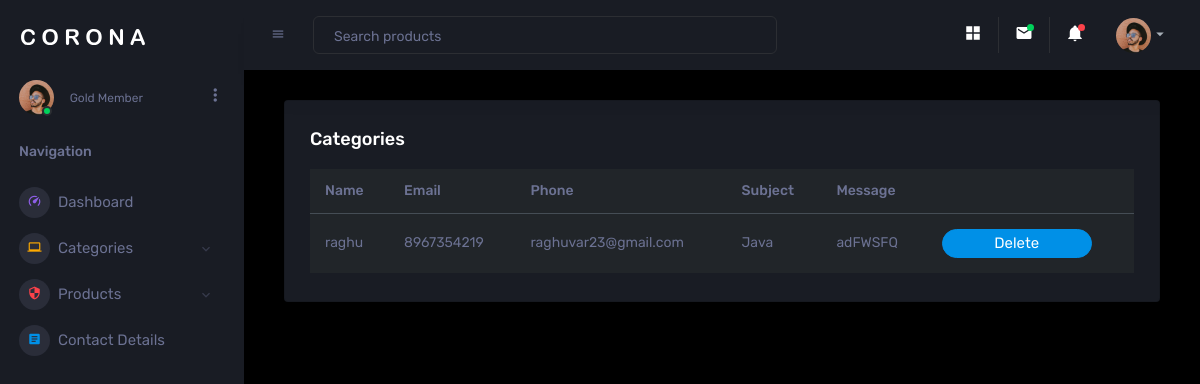
The app's page /contact_details/, older data.
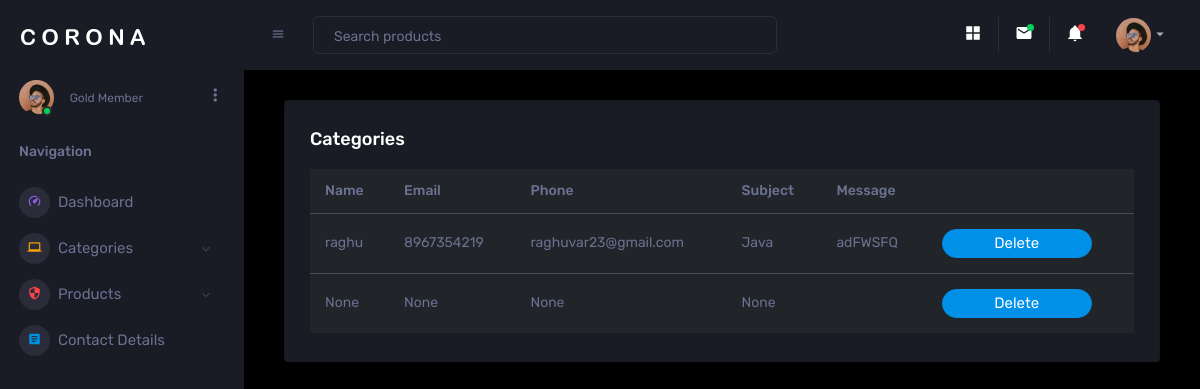
The same page, newer data.
### WebApp/models.py (models this page shows)
class ContactUsData(models.Model):
    Name=models.CharField( max_length=50,null=True,blank=True)
    Subject=models.CharField( max_length=50,null=True,blank=True)
    Email=models.EmailField( max_length=50,null=True,blank=True)
    Phone=models.IntegerField( null=True,blank=True)
    Message=models.TextField(null=True,blank=True)

### AdminApp/views.py (the view)
# urls.py: path('contact_details/',views.contact_details,name="contact_details"),
def contact_details(request):
    data=ContactUsData.objects.all()
    return render(request,'contact-details.html',{'data':data})

### AdminApp/templates/contact-details.html (shortened to what this page needs)
{%extends "dashboard.html"%}
{%block content%}
<html>
    <head></head>
    <body>
        <div class="col-lg-12 grid-margin stretch-card">
            <div class="card">
                  <div class="card-body">
                    <h4 class="card-title">Categories</h4>
                    <div class="table-responsive">
                      <table class="table table-dark">
                        <thead>
                          <tr>
                              <th> Name </th>
                              <th> Email </th>
                              <th> Phone </th>
                            <th> Subject </th>
                            <th> Message </th>
                          </tr>
                        </thead>
                        <tbody>
                          {%for i in data%}
                            <tr>
                              <td>{{i.Name}}</td>
                              <td>{{i.Phone}}</td>
                              <td>{{i.Email}}</td>
                              <td>{{i.Subject}}</td>
                              <td>{{i.Message}}</td>
                              <td>
                                <a href=""><button  type="button" class="btn btn-primary btn-rounded btn-fw">Delete</button></a>
                               </td>
                            </tr>
                            {%endfor%}
                        </tbody>
                      </table>
                    </div>
                  </div>
        </div>
    </div>
            </body>
            </html>
{%endblock%}

Row changes from the older to the newer data that the page shows:
added ContactUsData: Name "None", Phone "None", Email "None", Subject "None"
